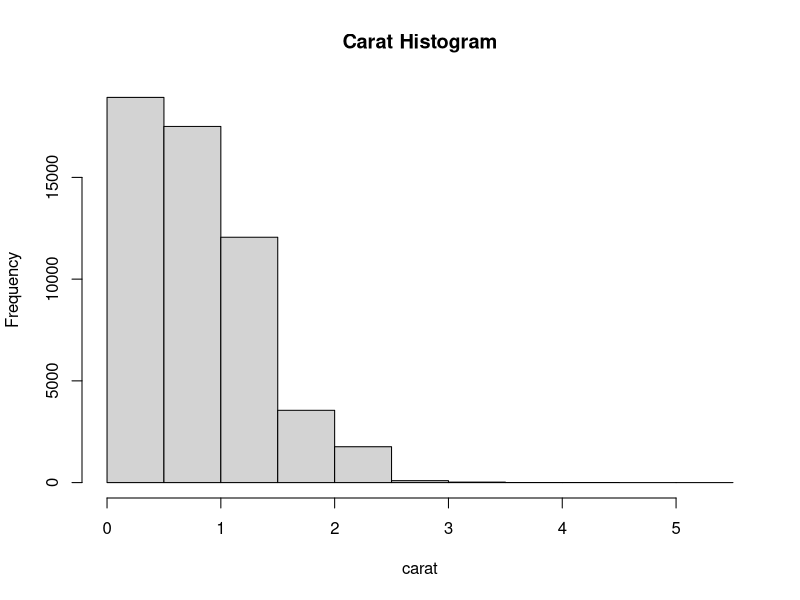
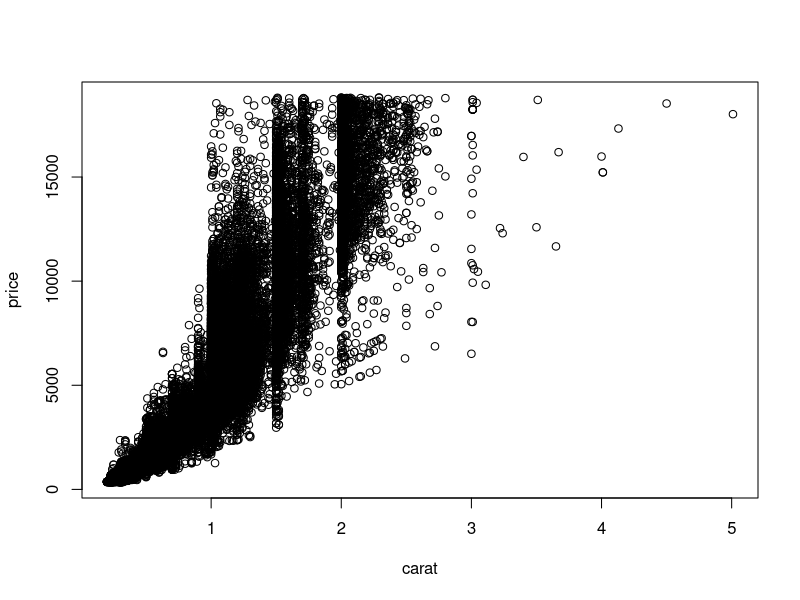
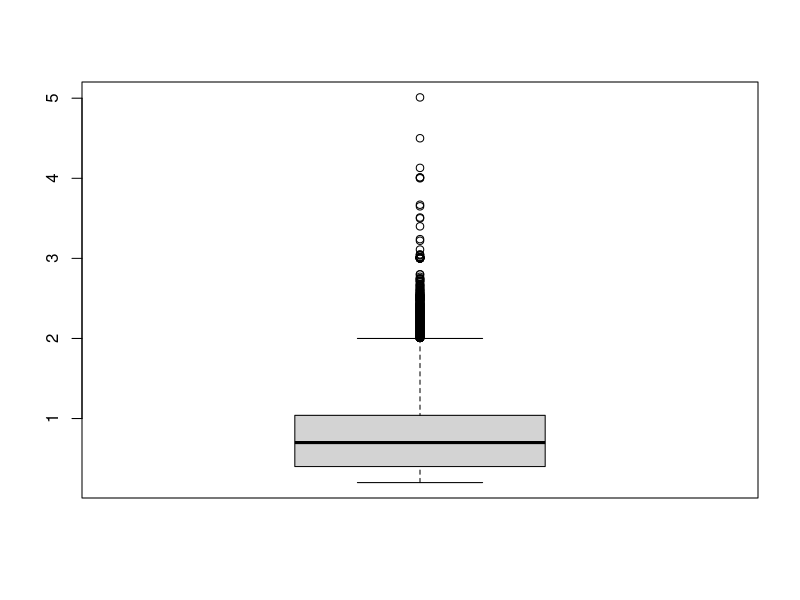
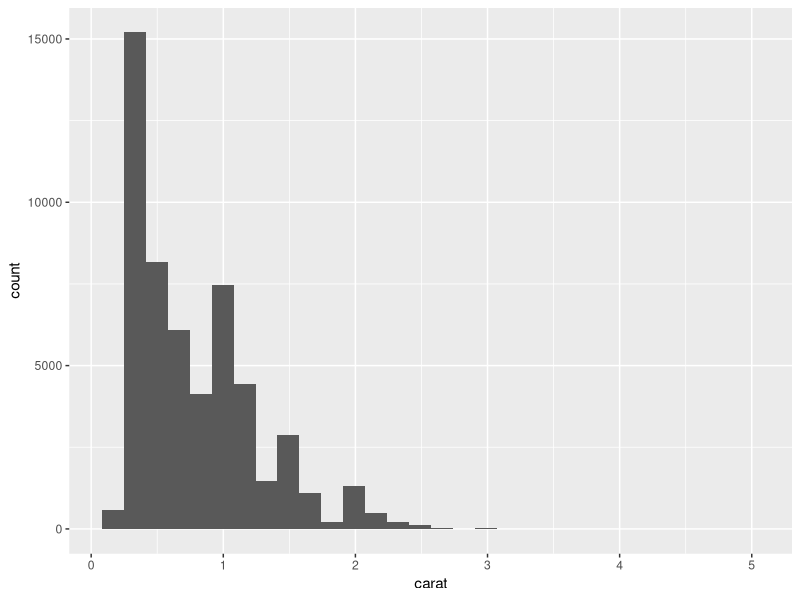
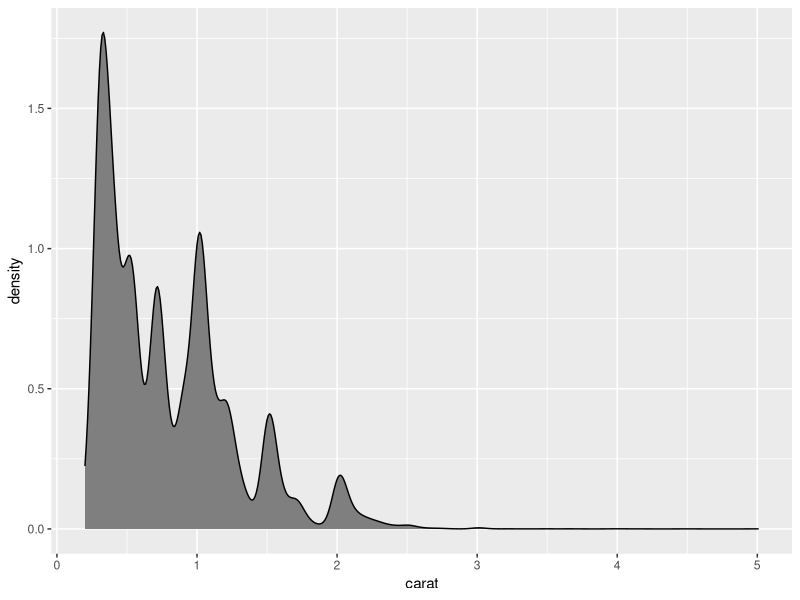
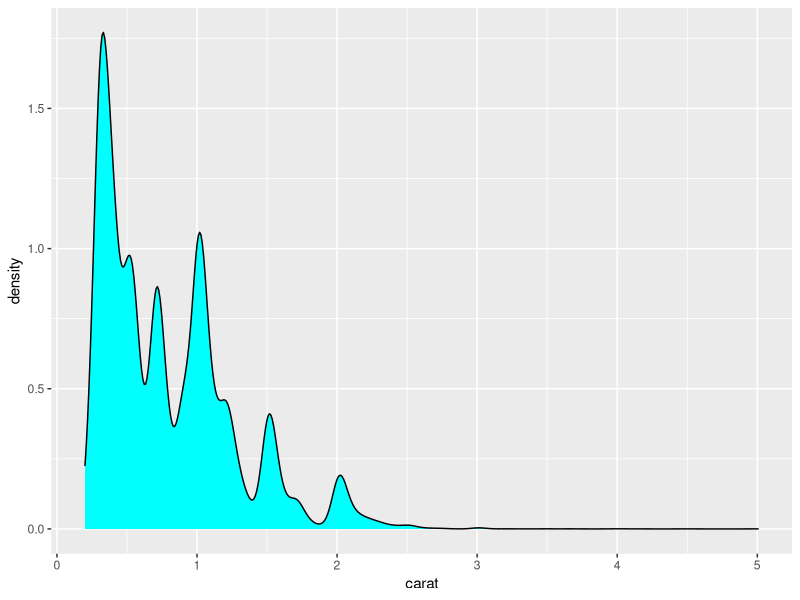
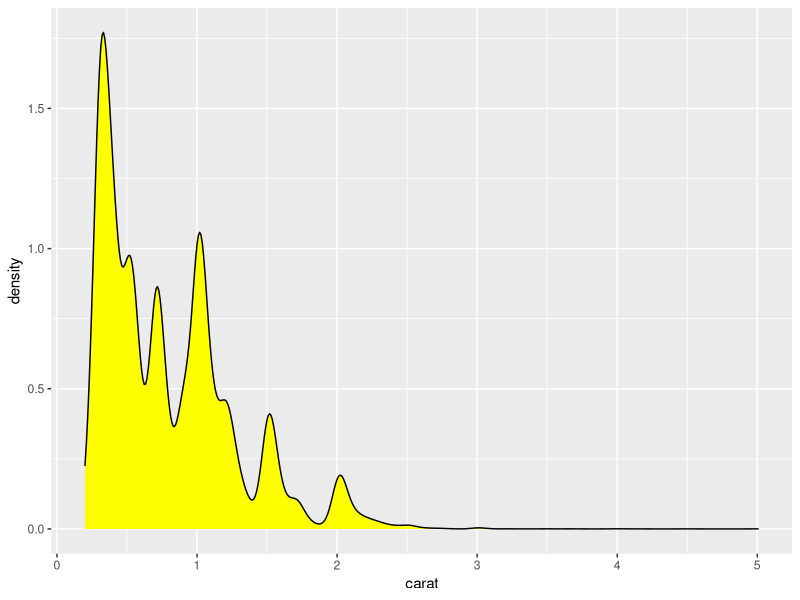
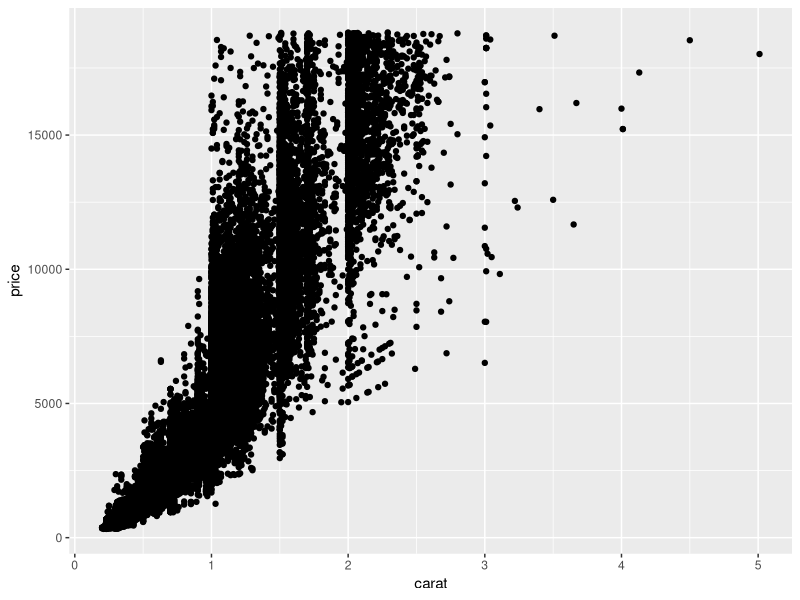

Write R code to recreate these figures, in order.
## ---- chunk 1
knitr::opts_chunk$set(echo = TRUE)
## ---- chunk 2
require(ggplot2)
str(diamonds)
hist(diamonds$carat, main="Carat Histogram", xlab="carat")
## ---- chunk 3
plot(price ~ carat, data = diamonds)
## ---- chunk 4
boxplot(diamonds$carat)
## ---- chunk 5
ggplot(data = diamonds) + geom_histogram(aes(x=carat))
## ---- chunk 6
ggplot(data = diamonds) + geom_density(aes(x=carat),fill="grey50")
## ---- chunk 7
ggplot(data = diamonds) + geom_density(aes(x=carat),fill="cyan")
## ---- chunk 8
ggplot(data = diamonds) + geom_density(aes(x=carat),fill="yellow")
## ---- chunk 9
ggplot(diamonds, aes(x=carat, y=price)) + geom_point()
## ---- chunk 10
g <- ggplot(diamonds, aes(x=carat, y=price)) 
g + geom_point(aes(color=color))
## ---- chunk 11
g <- ggplot(diamonds, aes(x=carat, y=price)) 
g + geom_point(aes(color=cut))
## ---- chunk 12
g <- ggplot(diamonds, aes(x=carat, y=price)) 
g + geom_point(aes(color=clarity))
## ---- chunk 13
g <- ggplot(diamonds, aes(x=carat, y=price)) 
g + geom_point(aes(color=color)) + facet_wrap(~color)
## ---- chunk 14
g <- ggplot(diamonds, aes(x=carat, y=price)) 
g + geom_point(aes(color=color)) + facet_wrap(~cut)
## ---- chunk 15
g <- ggplot(diamonds, aes(x=carat, y=price)) 
g + geom_point(aes(color=color)) + facet_wrap(~clarity)
## ---- chunk 16
g <- ggplot(diamonds, aes(x=carat, y=price)) 
g + geom_point(aes(color=color)) + facet_grid(cut ~ clarity)
## ---- chunk 17
ggplot(diamonds, aes(y=carat, x=cut)) + geom_boxplot()
## ---- chunk 18
ggplot(diamonds, aes(y=carat, x=cut)) + geom_violin()
## ---- chunk 19
ggplot(diamonds, aes(y=carat, x=cut, color=color)) + geom_boxplot()
## ---- chunk 20
ggplot(diamonds, aes(y=carat, x=cut)) + geom_point() + geom_boxplot()
## ---- chunk 21
ggplot(diamonds, aes(y=carat, x=cut)) + geom_boxplot() + geom_point()
## ---- chunk 22
ggplot(diamonds, aes(y=carat, x=cut)) + geom_point() + geom_violin()
## ---- chunk 23
ggplot(diamonds, aes(y=carat, x=cut)) + geom_violin() + geom_point()
## ---- chunk 24
ggplot(economics, aes(y=date, x=pop)) + geom_line() 
## ---- chunk 25
require(ggplot2)
require(ggthemes)

g2 <- ggplot(diamonds, aes(x=carat, y=price)) + geom_point(aes(color=color))

g2 + theme_economist() + scale_color_economist()
## ---- chunk 26
x <- rnorm(200)
hist(x,main="Histogram",
     ylim=c(0,0.5),prob=TRUE)
lines(density(x),col="blue")
